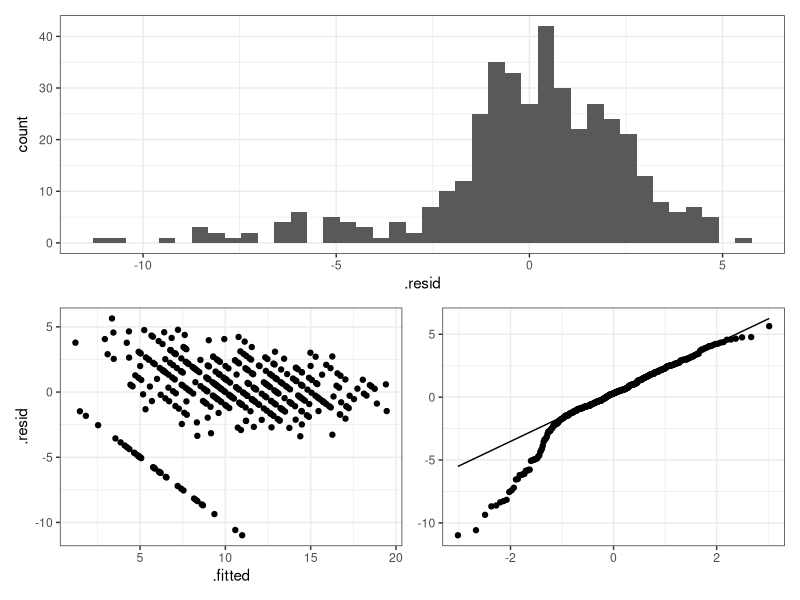
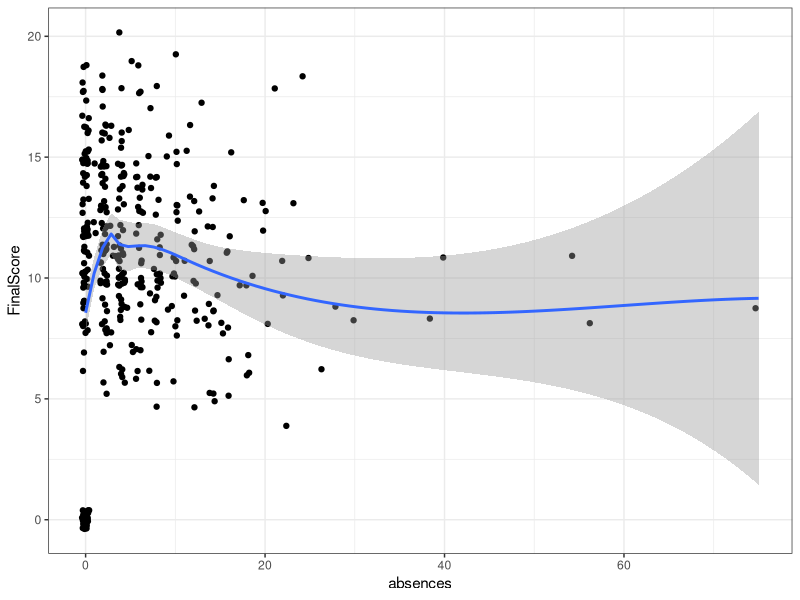
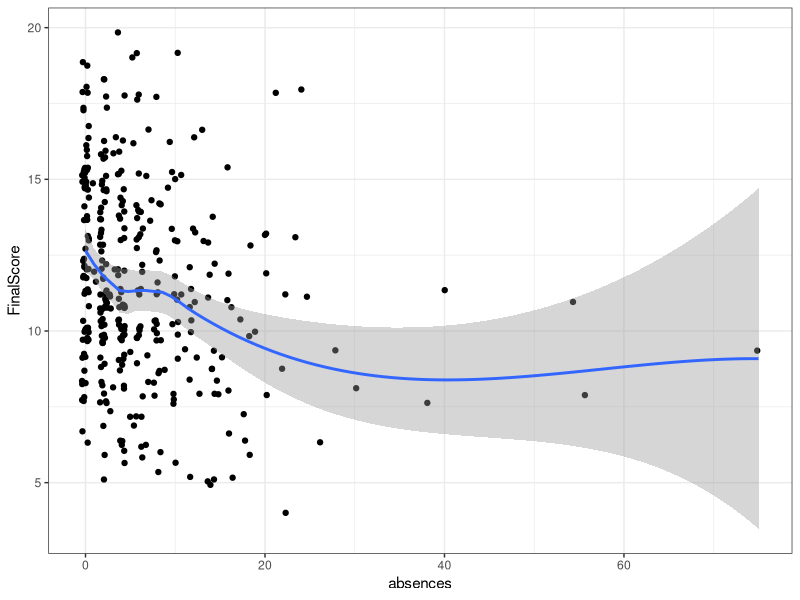
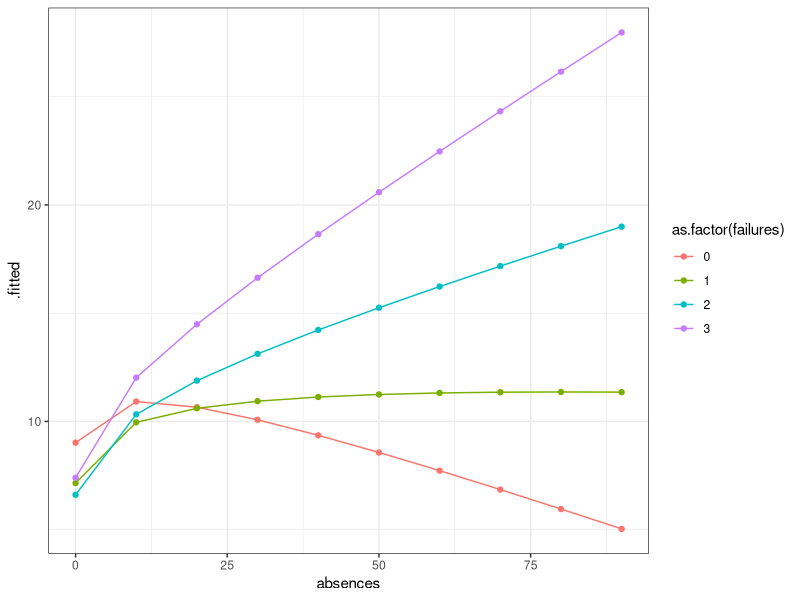
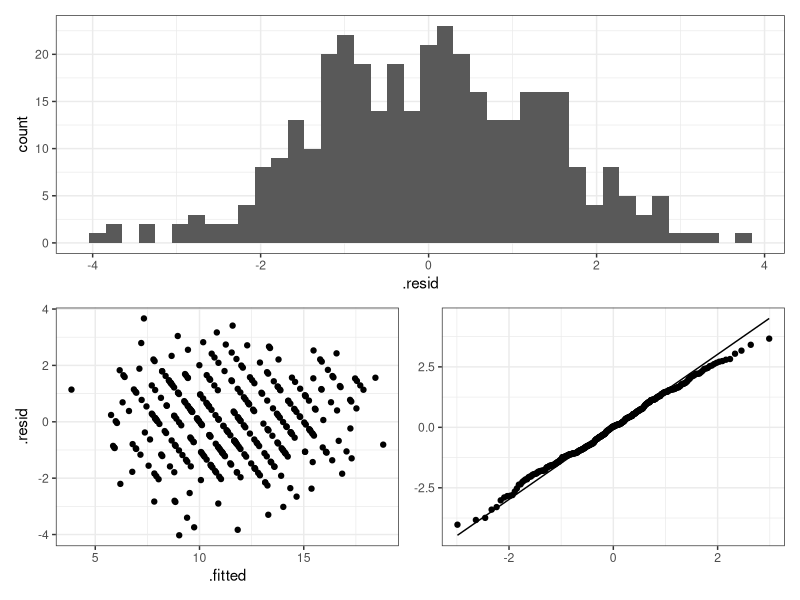

Here is the R script that generated these plots, in order:
## ---- chunk 1
library(tidyverse)
library(patchwork)
theme_set(theme_bw())
grades <- read_csv("data/Mathematics.csv")
## ---- chunk 2
mod1 <- lm(FinalScore ~ ., data = grades)
summary(mod1)
## ---- chunk 3
plot_diag <- function(df) {
  p1 <- ggplot(df, aes(.resid)) +
    geom_histogram(bins = 40)
  

  p2 <- ggplot(df, aes(.fitted, .resid)) +
    geom_point()

  p3 <- ggplot(df, aes(sample = .resid)) +
    geom_qq_line() +
    geom_qq() +
    labs(x = NULL, y = NULL)
  
  p1 / (p2 + p3)
}

broom::augment(mod1) %>% 
  plot_diag()
## ---- chunk 4
broom::augment(mod1) %>% 
  arrange(.resid) %>% 
  select(FinalScore:G1, .fitted, .resid) %>% 
  head(30) %>% 
  knitr::kable()
## ---- chunk 5
ggplot(grades, aes(absences, FinalScore)) +
  geom_jitter() +
  geom_smooth()

grades %>% 
  filter(FinalScore > 0) %>% 
  ggplot(aes(absences, FinalScore)) +
  geom_jitter() +
  geom_smooth()
## ---- chunk 6
coef(mod1)[["schoolMS"]] + coef(mod1)[["sexM"]]
## ---- chunk 7
coef(mod1)[["G1"]] * 5
## ---- chunk 8
pred_base <- data.frame(
  sex = "M",
  school = "MS",
  age = 17,
  reason = "reputation",
  Walc = 0,
  absences = 50,
  failures = 0,
  G1 = 10
)

first_pred <- predict(mod1, newdata = pred_base)
first_pred
## ---- chunk 9
second_pred <- pred_base %>% 
  mutate(failures = failures + 2) %>% 
  predict(mod1, newdata = .)
second_pred

second_pred - first_pred
## ---- chunk 10
summary(mod1)$r.squared
## ---- chunk 11
confint(mod1)
## ---- chunk 12
mod2 <- update(mod1, . ~ . + I(failures^2) + log1p(absences) + absences:failures)
summary(mod2)
## ---- chunk 13
summary(mod2)$r.squared
## ---- chunk 14
pred_base %>% 
  mutate(failures = list(0:3)) %>% 
  unnest(failures) %>% 
  predict(mod2, newdata = .) %>% 
  tibble::enframe(name = NULL) %>% 
  rename(pred = value) %>% 
  mutate(diff = pred - lag(pred),
         failures = 0:3) %>% 
  knitr::kable()
## ---- chunk 15
pred_base %>% 
  mutate(absences = list(seq(0, 93, by = 10))) %>% 
  unnest(absences) %>% 
  predict(mod2, newdata = .) %>% 
  tibble::enframe(name = NULL) %>% 
  rename(pred = value) %>% 
  mutate(diff = pred - lag(pred),
         absences = seq(0, 93, by = 10)) %>% 
  knitr::kable()
## ---- chunk 16
pred_base %>% 
  mutate(absences = list(seq(0, 93, by = 10)),
         failures = list(0:3)) %>% 
  unnest(failures) %>% 
  unnest(absences) %>% 
  broom::augment(mod2, newdata = .) %>% 
  ggplot(aes(absences, .fitted, colour = as.factor(failures))) +
  geom_line() +
  geom_point()
## ---- chunk 17
max(grades$absences)
## ---- chunk 18
third_pred <- predict(mod2, newdata = pred_base)
third_pred
first_pred - third_pred
## ---- chunk 19
summary(mod1)$sigma
summary(mod2)$sigma
## ---- chunk 20
clean_data <- grades %>% 
  filter(FinalScore > 0)

mod3 <-  update(mod2, data = clean_data)

summary(mod3)

broom::augment(mod3) %>% 
  plot_diag()

mod1_rev <-  update(mod1, data = clean_data)
AIC(mod1_rev, mod3)
summary(mod1_rev)
## ---- chunk 21
library(quantreg)
mod_quant <- rq(FinalScore ~ ., tau = c(.05, .25, .5, .75, .95), data = grades)
summary(mod_quant)
